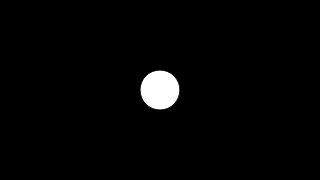
Frame 1 (no input)
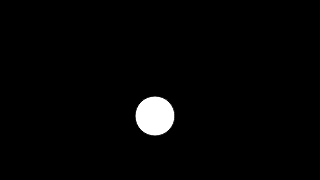
Frame 60 (no input)
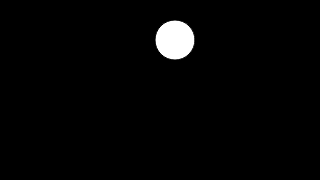
Frame 120 (the mouse pressed at the canvas centre since frame 60)

The p5.js sketch that drew these frames (run headless with seeded random() and noise() and a simulated clock; from frame 60 on, the mouse is pressed at the canvas centre):

// p5.js sketch
// ── sketch.js
let x = 160;
let y = 90;
let xspeed = 5;
let yspeed = 2;
let r = 20;

function setup() {
  createCanvas(320, 180);
}

function draw() {
  background(0);
  ellipse(x, y, r * 2, r * 2);
  x += xspeed;
  y += yspeed;
  if (x > width - r || x < r) {
    xspeed = -xspeed;
  }
  if (y > height - r || y < r) {
    yspeed = -yspeed;
  }
}

// https://editor.p5js.org/jht1493/sketches/MDR4y_0ey
// Ex 5.1 bouncing ball

// https://editor.p5js.org/icm/sketches/BJKWv5Tn
// bouncing ball
